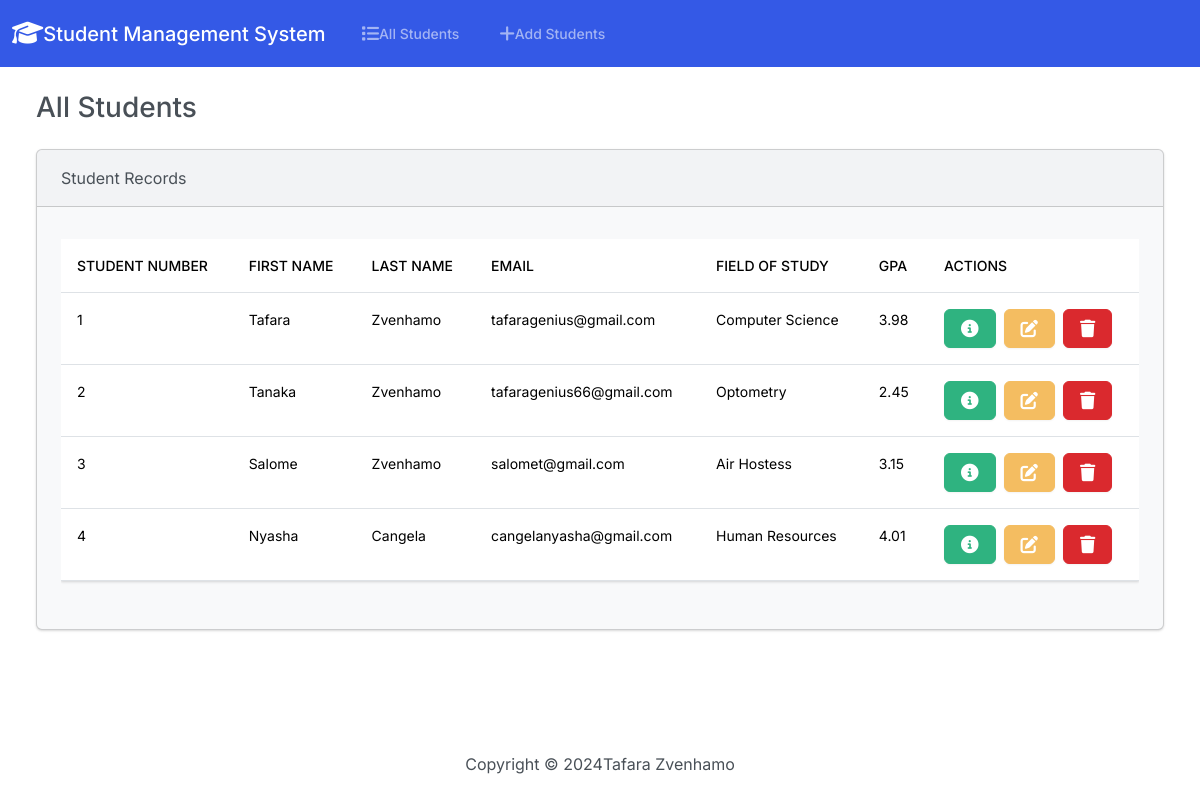
Before: / with the older database file.
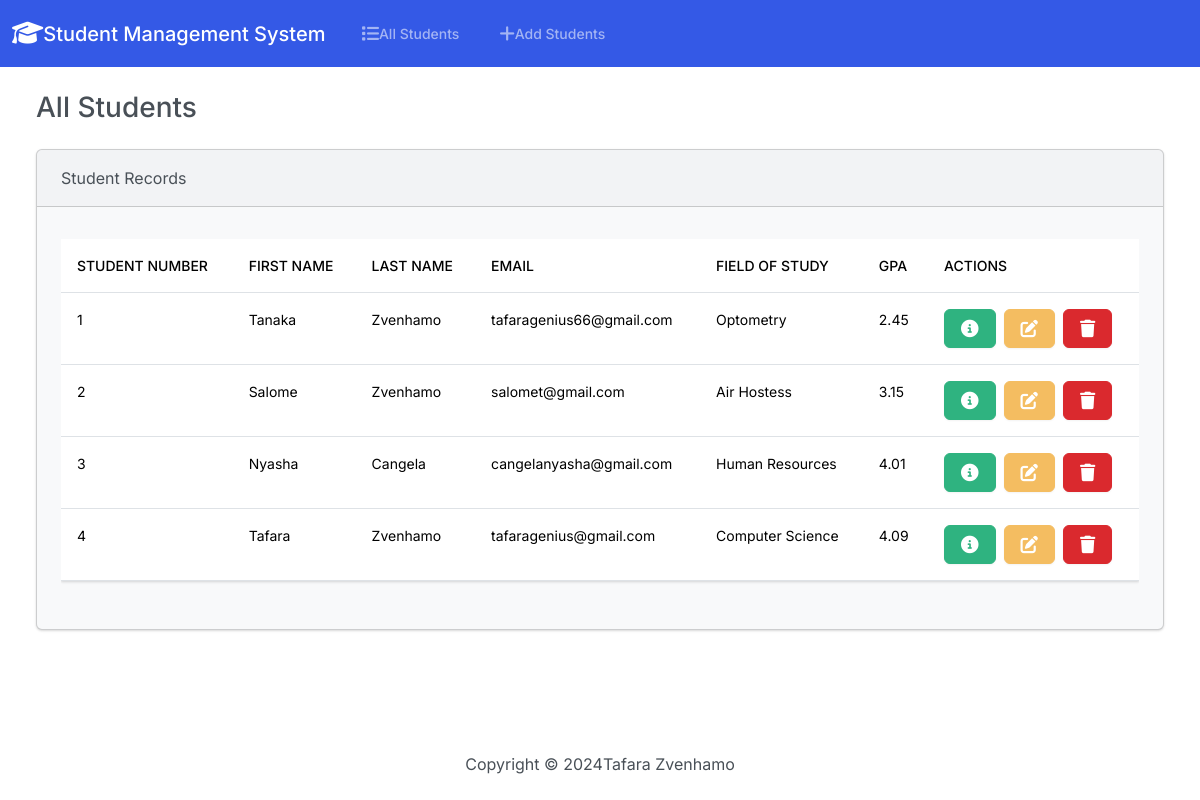
After: the same page with the newer database file.
### students/models.py (models this page shows, shortened)
class student(models.Model):
    student_number = models.PositiveIntegerField()
    first_name = models.CharField(max_length = 50)
    last_name = models.CharField(max_length = 50)
    email = models.EmailField(max_length = 100)
    field_of_study = models.CharField(max_length=50)
    gpa = models.FloatField()

### students/views.py (the view)
# urls.py: path('', views.index, name = 'index'),
def index(request):
    return render(request, 'index.html', {
        'student':student.objects.all()
        })

### students/templates/index.html (shortened to what this page needs)
{% extends 'base.html' %}
{% block body %}
<h3 class = 'm-4'>All Students</h3>
        {% if student %}
        <div class = 'row'>
            <div class = 'col-12'>
                <div class="card bg-light ms-4 me-4">
                    <div class="card-header">Student Records</div>
                    <div class="card-body">
                      <p class="card-text">
                        <div class = 'table-responsive'>
                            <table class="table table-hover">
                                <thead>
                                  <tr>
                                    <th scope="col">Student Number</th>
                                    <th scope="col">First Name</th>
                                    <th scope="col">Last Name</th>
                                    <th scope="col">Email</th>
                                    <th scope="col">Field Of Study</th>
                                    <th scope="col">GPA</th>
                                    <th scope="col">Actions</th>
                                  </tr>
                                </thead>
                                <tbody>
                                    {% for student in student %}
                                  <tr>
                                    <td>{{ student.student_number }}</td>
                                    <td>{{ student.first_name }}</td>
                                    <td>{{ student.last_name }}</td>
                                    <td>{{ student.email }}</td>
                                    <td>{{ student.field_of_study }}</td>
                                    <td>{{ student.gpa }}</td>
                                    <td>
                                        <button type='button' class='btn btn-success me-1'  href='{% url 'view_student' student.id %}' data-bs-toggle='modal' data-bs-target = '#myModal{{student.id}}'>
                                        </button>
                                          <a class = 'btn btn-warning me-1' href = '{% url 'edit' student.id %}'>
                                          </a>
                                        <button type = 'button' class = 'btn btn-danger' data-bs-toggle = 'modal' data-bs-target = '#delete{{student.id}}'>
                                        </button>
                                    </td>
                                  </tr>
                                  {% endfor %}
                                </tbody>
                              </table>
                        </div>
                      </p>
                    </div>
                  </div>
            </div>
        </div>
        {% else %}
            <h3 class = 'alert alert-primary ms-4 me-4'>
                No Student Records
            </h3>
        {% endif %}
{% endblock %}

### students/templates/base.html (shortened to what this page needs)
{% load static %}
<!DOCTYPE html>
<html lang="en">
<head>
    <link rel="stylesheet" href="https://cdnjs.cloudflare.com/ajax/libs/font-awesome/6.5.2/css/all.min.css"/>
    <link href = '{% static 'css/bootstrap.min.css' %}' rel = 'stylesheet'>
</head>
<body class = 'd-flex flex-column min-vh-100'>
    <nav class="navbar navbar-expand-lg bg-primary" data-bs-theme="dark">
        <div class="container-fluid">
          <a class="navbar-brand" href="{% url 'index' %}"><i class="fa-solid fa-graduation-cap fa-lg"></i>Student Management System</a>
          <div class="collapse navbar-collapse" id="navbarColor01">
            <ul class="navbar-nav me-auto">
              <li class="nav-item">
                <a class="nav-link" href="{% url 'index' %}">All Students</a>
              </li>
              <li class="nav-item">
                <a class="nav-link" href="{% url 'add' %}">Add Students</a>
              </li>
            </ul>
          </div>
        </div>
      </nav>
      <div class =container-fluid>
        {% block body %}
        {% endblock %}
      </div>
      <footer class = 'mt-auto mb-4'>
        <div class = 'text-center'>
            <span>
                Copyright &copy; <script>document.write(new Date().getFullYear())</script>Tafara Zvenhamo
            </span>
        </div>
      </footer>
</body>
</html>

Changed rows visible on the page:
removed student: student_number "1", first_name "Tafara", last_name "Zvenhamo", email "tafaragenius@gmail.com", field_of_study "Computer Science", gpa "3.98"
changed student "Tanaka": student_number "2" → "1"
changed student "Salome": student_number "3" → "2"
changed student "Nyasha": student_number "4" → "3"
added student: student_number "4", first_name "Tafara", last_name "Zvenhamo", email "tafaragenius@gmail.com", field_of_study "Computer Science", gpa "4.09"
